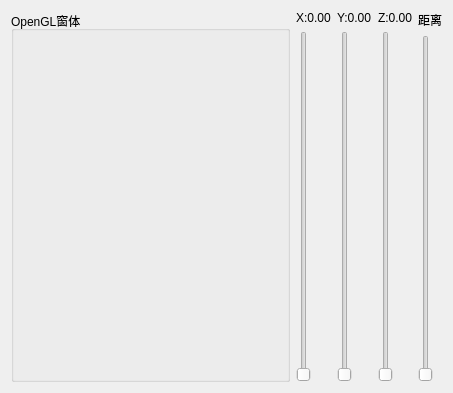
<?xml version="1.0" encoding="UTF-8"?>
<ui version="4.0">
 <class>Form</class>
 <widget class="QWidget" name="Form">
  <property name="geometry">
   <rect>
    <x>0</x>
    <y>0</y>
    <width>453</width>
    <height>393</height>
   </rect>
  </property>
  <property name="windowTitle">
   <string>Form</string>
  </property>
  <layout class="QHBoxLayout" name="horizontalLayout">
   <item>
    <widget class="QGroupBox" name="glGroupBox">
     <property name="sizePolicy">
      <sizepolicy hsizetype="Expanding" vsizetype="Preferred">
       <horstretch>0</horstretch>
       <verstretch>0</verstretch>
      </sizepolicy>
     </property>
     <property name="title">
      <string>OpenGL窗体</string>
     </property>
    </widget>
   </item>
   <item>
    <layout class="QVBoxLayout" name="verticalLayout">
     <item>
      <widget class="QLabel" name="xLabel">
       <property name="text">
        <string>X:0.00</string>
       </property>
      </widget>
     </item>
     <item>
      <widget class="QSlider" name="xSlider">
       <property name="orientation">
        <enum>Qt::Vertical</enum>
       </property>
      </widget>
     </item>
    </layout>
   </item>
   <item>
    <layout class="QVBoxLayout" name="verticalLayout_2">
     <item>
      <widget class="QLabel" name="yLabel">
       <property name="text">
        <string>Y:0.00</string>
       </property>
      </widget>
     </item>
     <item>
      <widget class="QSlider" name="ySlider">
       <property name="orientation">
        <enum>Qt::Vertical</enum>
       </property>
      </widget>
     </item>
    </layout>
   </item>
   <item>
    <layout class="QVBoxLayout" name="verticalLayout_3">
     <item>
      <widget class="QLabel" name="zLabel">
       <property name="text">
        <string>Z:0.00</string>
       </property>
      </widget>
     </item>
     <item>
      <widget class="QSlider" name="zSlider">
       <property name="orientation">
        <enum>Qt::Vertical</enum>
       </property>
      </widget>
     </item>
    </layout>
   </item>
   <item>
    <layout class="QVBoxLayout" name="verticalLayout_4">
     <item>
      <widget class="QLabel" name="disLabel">
       <property name="text">
        <string>距离</string>
       </property>
      </widget>
     </item>
     <item>
      <widget class="QSlider" name="disSlider">
       <property name="orientation">
        <enum>Qt::Vertical</enum>
       </property>
      </widget>
     </item>
    </layout>
   </item>
  </layout>
 </widget>
 <resources/>
 <connections/>
</ui>
